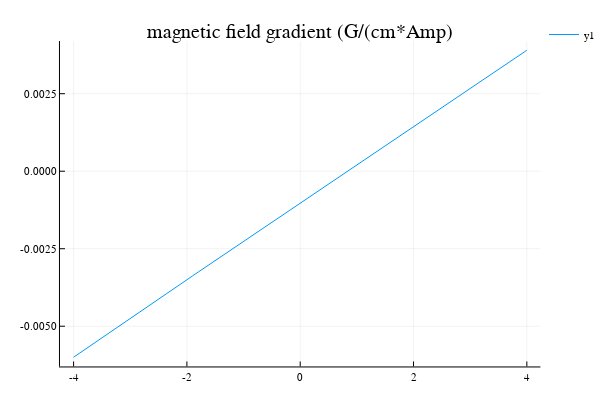

Write notebook code for a chart like this one.
### Code cell
# Switch plotting backends to get static view
#pyplot()
plotly()

plot(-4:0.1:4,bgrad*10,title = "magnetic field gradient (G/(cm*Amp)")

### Figure 1 — Plotly figure (JSON) as saved in the notebook; plotly's stock layout.template omitted (floating-point values rounded to 4 significant figures)
{"data": [{"colorbar": {"title": ""}, "hoverinfo": "text", "legendgroup": "y1", "line": {"color": "rgba(0, 154, 250, 1.000)", "dash": "solid", "shape": "linear", "width": 1}, "mode": "lines", "name": "y1", "showlegend": true, "text": [null, null, null, null, null, null, null, null, null, null, null, null, null, null, null, null, null, null, null, null, null, null, null, null, null, null, null, null, null, null, null, null, null, null, null, null, null, null, null, null, null, null, null, null, null, null, null, null, null, null, null, null, null, null, null, null, null, null, null, null, null, null, null, null, null, null, null, null, null, null, null, null, null, null, null, null, null, null, null, null, null], "type": "scatter", "x": [-4, -3.9, -3.8, -3.7, -3.6, -3.5, -3.4, -3.3, -3.2, -3.1, -3, -2.9, -2.8, -2.7, -2.6, -2.5, -2.4, -2.3, -2.2, -2.1, -2, -1.9, -1.8, -1.7, -1.6, -1.5, -1.4, -1.3, -1.2, -1.1, -1, -0.9, -0.8, -0.7, -0.6, -0.5, -0.4, -0.3, -0.2, -0.1, 0, 0.1, 0.2, 0.3, 0.4, 0.5, 0.6, 0.7, 0.8, 0.9, 1, 1.1, 1.2, 1.3, 1.4, 1.5, 1.6, 1.7, 1.8, 1.9, 2, 2.1, 2.2, 2.3, 2.4, 2.5, 2.6, 2.7, 2.8, 2.9, 3, 3.1, 3.2, 3.3, 3.4, 3.5, 3.6, 3.7, 3.8, 3.9, 4], "xaxis": "x1", "y": [-0.006001, -0.005874, -0.005749, -0.005623, -0.005497, -0.005371, -0.005246, -0.005121, -0.004995, -0.00487, -0.004745, -0.00462, -0.004496, -0.004371, -0.004246, -0.004122, -0.003997, -0.003873, -0.003749, -0.003625, -0.003501, -0.003377, -0.003253, -0.003129, -0.003005, -0.002881, -0.002758, -0.002634, -0.00251, -0.002387, -0.002263, -0.00214, -0.002017, -0.001893, -0.00177, -0.001647, -0.001524, -0.001401, -0.001278, -0.001154, -0.001031, -0.0009084, -0.0007854, -0.0006624, -0.0005394, -0.0004164, -0.0002934, -0.0001705, -4.751e-05, 7.545e-05, 0.0001984, 0.0003214, 0.0004443, 0.0005673, 0.0006903, 0.0008133, 0.0009363, 0.001059, 0.001182, 0.001306, 0.001429, 0.001552, 0.001675, 0.001798, 0.001922, 0.002045, 0.002168, 0.002292, 0.002415, 0.002539, 0.002662, 0.002786, 0.002909, 0.003033, 0.003157, 0.003281, 0.003405, 0.003529, 0.003653, 0.003777, 0.003901], "yaxis": "y1", "zmax": 0.1, "zmin": -0.1}], "layout": {"annotations": [{"font": {"color": "rgba(0, 0, 0, 1.000)", "family": "sans-serif", "size": 20}, "rotation": 0, "showarrow": false, "text": "magnetic field gradient (G/(cm*Amp)", "x": 0.5519, "xanchor": "center", "xref": "paper", "y": 1, "yanchor": "top", "yref": "paper"}], "height": 400, "legend": {"bgcolor": "rgba(255, 255, 255, 1.000)", "bordercolor": "rgba(0, 0, 0, 1.000)", "font": {"color": "rgba(0, 0, 0, 1.000)", "family": "sans-serif", "size": 11}, "tracegroupgap": 0, "x": 1, "y": 1}, "margin": {"b": 20, "l": 0, "r": 0, "t": 20}, "paper_bgcolor": "rgba(255, 255, 255, 1.000)", "plot_bgcolor": "rgba(255, 255, 255, 1.000)", "showlegend": true, "width": 600, "xaxis": {"anchor": "y1", "domain": [0.1103, 0.9934], "gridcolor": "rgba(0, 0, 0, 0.100)", "gridwidth": 0.5, "linecolor": "rgba(0, 0, 0, 1.000)", "mirror": false, "range": [-4.24, 4.24], "showgrid": true, "showline": true, "showticklabels": true, "tickangle": 0, "tickcolor": "rgb(0, 0, 0)", "tickfont": {"color": "rgba(0, 0, 0, 1.000)", "family": "sans-serif", "size": 11}, "tickmode": "array", "ticks": "inside", "ticktext": ["-4", "-2", "0", "2", "4"], "tickvals": [-4, -2, 0, 2, 4], "title": "", "titlefont": {"color": "rgba(0, 0, 0, 1.000)", "family": "sans-serif", "size": 15}, "type": "-", "visible": true, "zeroline": false, "zerolinecolor": "rgba(0, 0, 0, 1.000)"}, "yaxis": {"anchor": "x1", "domain": [0.03762, 0.9415], "gridcolor": "rgba(0, 0, 0, 0.100)", "gridwidth": 0.5, "linecolor": "rgba(0, 0, 0, 1.000)", "mirror": false, "range": [-0.006298, 0.004199], "showgrid": true, "showline": true, "showticklabels": true, "tickangle": 0, "tickcolor": "rgb(0, 0, 0)", "tickfont": {"color": "rgba(0, 0, 0, 1.000)", "family": "sans-serif", "size": 11}, "tickmode": "array", "ticks": "inside", "ticktext": ["-0.0050", "-0.0025", "0.0000", "0.0025"], "tickvals": [-0.005, -0.0025, 0, 0.0025], "title": "", "titlefont": {"color": "rgba(0, 0, 0, 1.000)", "family": "sans-serif", "size": 15}, "type": "-", "visible": true, "zeroline": false, "zerolinecolor": "rgba(0, 0, 0, 1.000)"}}}
